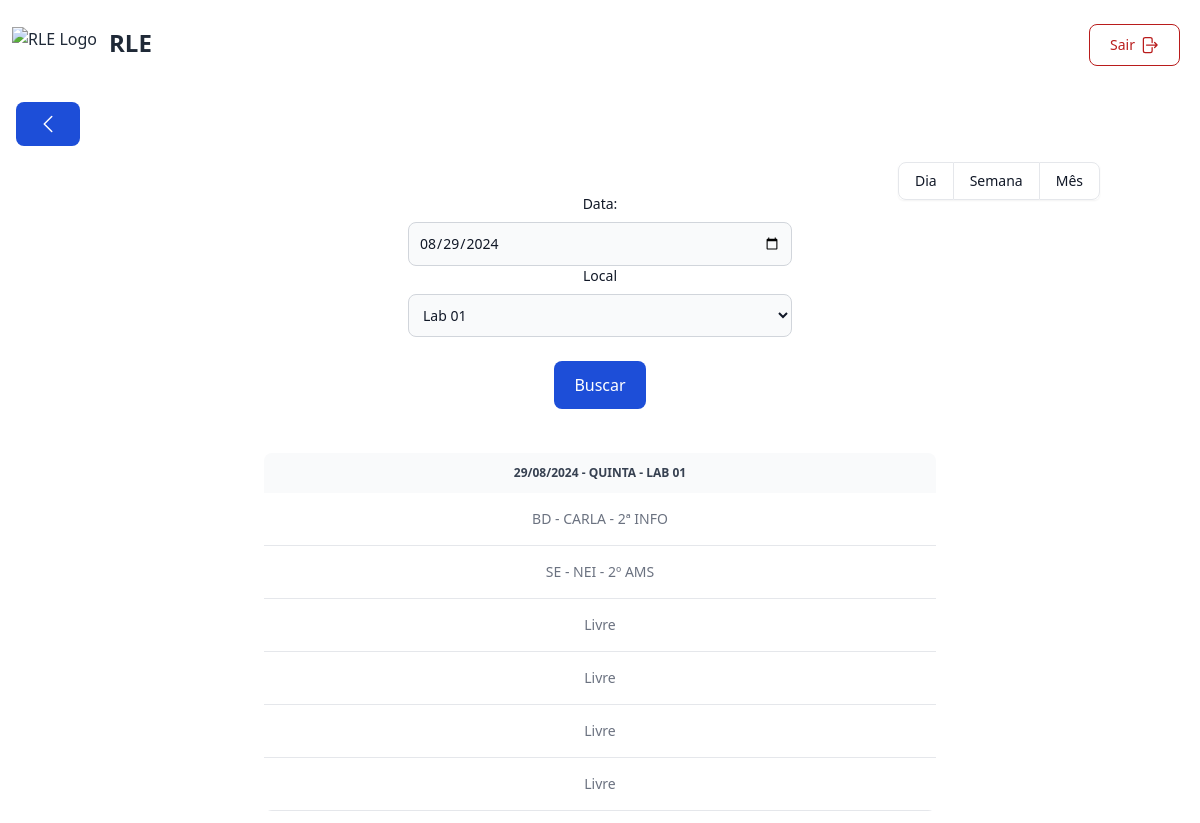
The page /Calendario/diaV3.php (signed in) on the database its author committed.
### tables this page shows
CREATE TABLE `laboratorio` (
  `lab_cod` int(11) NOT NULL,
  `lab_nome` varchar(40) NOT NULL,
  `lab_desc` varchar(200) DEFAULT NULL,
  `lab_isActive` bit(1) NOT NULL
);

CREATE TABLE `cronograma` (
  `cro_cod` int(11) NOT NULL,
  `cro_desc` varchar(200) DEFAULT NULL,
  `cro_aula` int(11) NOT NULL,
  `cro_sem` int(11) NOT NULL,
  `cro_isActive` bit(1) NOT NULL,
  `lab_cod` int(11) NOT NULL,
  `prof_cod` int(11) NOT NULL
);

### Calendario/diaV3.php (the view, shortened to what this page needs)
<?php
include_once ("../navbar2.php");
$translate = array(
    0 => "Domingo",
    1 => "Segunda",
    2 => "Terça",
    3 => "Quarta",
    4 => "Quinta",
    5 => "Sexta",
    6 => "Sabado",
);
if (isset($_GET['data'])) {
    $data = $_GET['data'];
    $timestamp = strtotime((new DateTime( $data))->format('d-m-Y'));
    $arrydata = getdate($timestamp);
    $sem = $arrydata['wday'];
} else {
    $data = date("Y-m-d");
    $arrydata = getdate();
    $sem = $arrydata['wday'];
}
if (isset($_GET['lab'])) {
    $lab = $_GET['lab'];
} else {
    $labs = mysqli_fetch_array(mysqli_query($conexao, "SELECT * FROM laboratorio"));
    $lab = $labs['lab_cod'];
}
$labnome = mysqli_fetch_array(mysqli_query($conexao, "SELECT * FROM laboratorio WHERE lab_cod='$lab'"));
$nomelab = $labnome["lab_nome"];
?>
<div class="px-4 mx-auto max-w-screen-xl ">
    <a href="../" class="my-4 text-white bg-blue-700 hover:bg-blue-800 focus:ring-4 focus:outline-none focus:ring-blue-300 font-medium rounded-lg text-sm px-5 py-2.5 text-center inline-flex items-center dark:bg-blue-600 dark:hover:bg-blue-700 dark:focus:ring-blue-800">
    <svg xmlns="http://www.w3.org/2000/svg" fill="none" viewBox="0 0 24 24" stroke-width="1.5" stroke="currentColor" class="size-6">
  <path stroke-linecap="round" stroke-linejoin="round" d="M15.75 19.5 8.25 12l7.5-7.5" />
</svg>
    </a>
</div>
<div class="container mx-auto px-3">
    <div class="inline-flex rounded-md shadow-sm float-right" role="group">
      <a href="diaV3.php" type="button" class="px-4 py-2 text-sm font-medium text-gray-900 bg-white border border-gray-200 rounded-s-lg hover:bg-gray-100 hover:text-blue-700 focus:z-10 focus:ring-2 focus:ring-blue-700 focus:text-blue-700 dark:bg-gray-800 dark:border-gray-700 dark:text-white dark:hover:text-white dark:hover:bg-gray-700 dark:focus:ring-blue-500 dark:focus:text-white" selected>
        Dia
      </a>
      <a href="semanaV2.php" type="button" class="px-4 py-2 text-sm font-medium text-gray-900 bg-white border-t border-b border-gray-200 hover:bg-gray-100 hover:text-blue-700 focus:z-10 focus:ring-2 focus:ring-blue-700 focus:text-blue-700 dark:bg-gray-800 dark:border-gray-700 dark:text-white dark:hover:text-white dark:hover:bg-gray-700 dark:focus:ring-blue-500 dark:focus:text-white" disabled>
        Semana
      </a>
      <a type="button" class="px-4 py-2 text-sm font-medium text-gray-900 bg-white border border-gray-200 rounded-e-lg hover:bg-gray-100 hover:text-blue-700 focus:z-10 focus:ring-2 focus:ring-blue-700 focus:text-blue-700 dark:bg-gray-800 dark:border-gray-700 dark:text-white dark:hover:text-white dark:hover:bg-gray-700 dark:focus:ring-blue-500 dark:focus:text-white" disabled>
        Mês
    </a>
</div><br>
<div class="row g-0 text-center">
<div class="col-6 col-md-4">
<form class="max-w-sm mx-auto mb-3 mt-2" >
    <label for="data" class="block mb-2 text-sm font-medium text-gray-900 dark:text-white">Data:</label>
    <input name="data" id="data" type="date" <?php echo 'value="' . $data . '"'; ?> class="bg-gray-50 border border-gray-300 text-gray-900 text-sm rounded-lg focus:ring-blue-500 focus:border-blue-500 block w-full p-2.5  dark:bg-gray-700 dark:border-gray-600 dark:placeholder-gray-400 dark:text-white dark:focus:ring-blue-500 dark:focus:border-blue-500" placeholder="Select date">
    <label for="lab" class="block mb-2 text-sm font-medium text-gray-900 dark:text-white">Local</label>
    <select id="lab" name="lab" class="bg-gray-50 border border-gray-300 text-gray-900 text-sm rounded-lg focus:ring-blue-500 focus:border-blue-500 block w-full p-2.5 dark:bg-gray-700 dark:border-gray-600 dark:placeholder-gray-400 dark:text-white dark:focus:ring-blue-500 dark:focus:border-blue-500">
    <?php
    $slq = mysqli_query($conexao, "SELECT * FROM laboratorio");
    while ($labs = mysqli_fetch_array($slq)) {
        if ($labs['lab_isActive'] == true) {
            if(isset($_GET['lab'])){
                if($_GET['lab'] != $labs['lab_cod']){
                    echo '<option value='.$labs['lab_cod'].'>'.$labs['lab_nome'].'</option>';
                }else{
                    echo '<option value='.$_GET['lab'].' Selected>'.$nomelab.'</option>';
                }
            }else{
                echo '<option value='.$labs['lab_cod'].'>'.$labs['lab_nome'].'</option>';
            }
        }}; ?>
            </select><br>
            <input type="submit" class="inline-flex justify-center items-center py-3 px-5 text-base font-medium text-center text-white rounded-lg bg-blue-700 hover:bg-blue-800 focus:ring-4 focus:ring-blue-300 dark:focus:ring-blue-900" value="Buscar">
        </form>
    </div>
        <?php
        $slq_cronograma = mysqli_query($conexao, "SELECT c.cro_aula as aula,c.cro_desc as descr,c.cro_isActive as active, p.prof_nome as prof FROM cronograma as c INNER JOIN laboratorio as l on c.lab_cod=l.lab_cod INNER JOIN professor as p on c.prof_cod=p.prof_cod WHERE c.cro_sem = '$sem' AND l.lab_cod = '$lab' ORDER BY c.cro_aula ASC");
        while ($cronograma = mysqli_fetch_array($slq_cronograma)) {
            switch ($cronograma["aula"]) {
                case "1":
                    $aula1 = ['desc' => $cronograma['descr']];
                    break;
                case "2":
                    $aula2 = ['desc' => $cronograma['descr']];
                    break;
                }
        }
        ?>
        <br>
<div class="relative overflow-x-auto sm:rounded-lg | max-w-2xl mx-auto mb-3 mt-2">
<table class="w-full text-sm text-center rtl:text-right text-gray-500 dark:text-gray-400">
    <thead class="text-xs text-gray-700 uppercase bg-gray-50 dark:bg-gray-700 dark:text-gray-400">
        <tr>
            <th scope="col" class="px-6 py-3">
                <?php echo (new DateTime($data))->format('d/m/Y').' - '. $translate[$arrydata['wday']].' - '.$nomelab; ?>
            </th>
    </thead>
    <tbody>
   <div class="col-sm-6 col-md-8">
   <?php
    echo '<tr class="bg-white border-b dark:bg-gray-800 dark:border-gray-700"><td class="px-6 py-4">';
    if(!isset($aula1['desc'])){echo "Livre ";}else{echo $aula1['desc'];if(isset($aula1['prof'])){echo ' - '.$aula1['prof'];}}
    echo '</td></tr>';
    echo '<tr class="bg-white border-b dark:bg-gray-800 dark:border-gray-700"><td class="px-6 py-4">';
    if(!isset($aula2['desc'])){echo "Livre ";}else{echo $aula2['desc'];if(isset($aula2['prof'])){echo ' - '.$aula2['prof'];}}
    echo '</td></tr>';
    echo '<tr class="bg-white border-b dark:bg-gray-800 dark:border-gray-700"><td class="px-6 py-4">';
    if(!isset($aula3['desc'])){echo "Livre ";}else{echo $aula3['desc'];if(isset($aula3['prof'])){echo ' - '.$aula3['prof'];}}
    echo '</td></tr>';
    echo '<tr class="bg-white border-b dark:bg-gray-800 dark:border-gray-700"><td class="px-6 py-4">';
    if(!isset($aula4['desc'])){echo "Livre ";}else{echo $aula4['desc'];if(isset($aula4['prof'])){echo ' - '.$aula4['prof'];}}
    echo '</td></tr>';
    echo '<tr class="bg-white border-b dark:bg-gray-800 dark:border-gray-700"><td class="px-6 py-4">';
    if(!isset($aula5['desc'])){echo "Livre ";}else{echo $aula5['desc'];if(isset($aula5['prof'])){echo ' - '.$aula5['prof'];}}
    echo '</td></tr>';
    echo '<tr class="bg-white border-b dark:bg-gray-800 dark:border-gray-700"><td class="px-6 py-4">';
    if(!isset($aula6['desc'])){echo "Livre ";}else{echo $aula6['desc'];if(isset($aula6['prof'])){echo ' - '.$aula6['prof'];}}
    echo '</td></tr>';
    ?>
    </tbody>
    </table>
</div>
</div>
</div>

### rows shown on the page
laboratorio: lab_nome "LAB 01"
cronograma: cro_desc "BD - CARLA - 2ª INFO"
cronograma: cro_desc "SE - NEI - 2º AMS"

### other values the page prints
$translate[$arrydata['wday']] "QUINTA"
form field lab "Lab 01"
